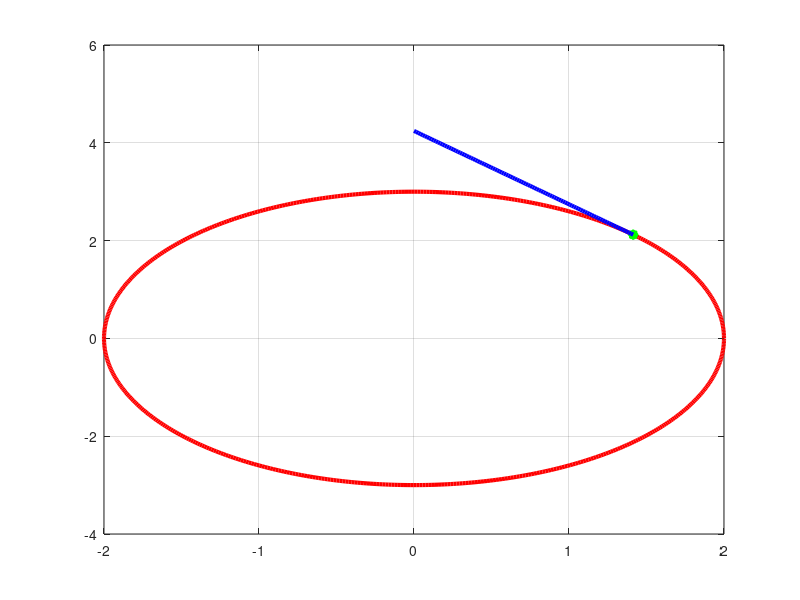

Write MATLAB code to recreate this figure.
clear all
t=0:0.01:2*pi;
r=2;
x=r*cos(t);
y=3*sin(t);
plot(x,y,"Linewidth",3,'Color','red')
grid on
pt=[2*cos(pi/4),3*sin(pi/4)];
T=[-2*sin(pi/4),3*cos(pi/4)];
t1=0:0.01:1;
it(:,1)=pt(:,1)+t1*T(:,1);
it(:,2)=pt(:,2)+t1*T(:,2);
hold on
plot(pt(1,1),pt(1,2),'g:*',"Linewidth",5)
line(it(:,1),it(:,2),"Linewidth",3,'color','b')

